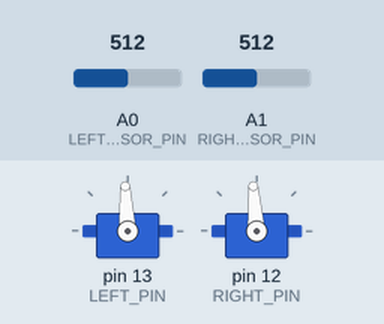
Simulated run of this sketch. Board: Arduino Uno, built with avr-gcc and run on an emulated ATmega328P. On the bench: 2 × servo. The inputs (shaded band) are chosen by the test bench; at power-on: A1 (RIGHT_SENSOR_PIN) = 512, A0 (LEFT_SENSOR_PIN) = 512. What the sketch prints to the serial monitor is not drawn.

Above: at 4.2 s.
4.3 s: A1 (RIGHT_SENSOR_PIN) set to 540
5.8 s: A1 (RIGHT_SENSOR_PIN) set to 560
7.8 s: A0 (LEFT_SENSOR_PIN) set to 536
9.3 s: A0 (LEFT_SENSOR_PIN) set to 569
11.3 s: A1 (RIGHT_SENSOR_PIN) set to 306
Timing chart, 0 to 14.3 s (numbered marks = the images above; inputs shaded):
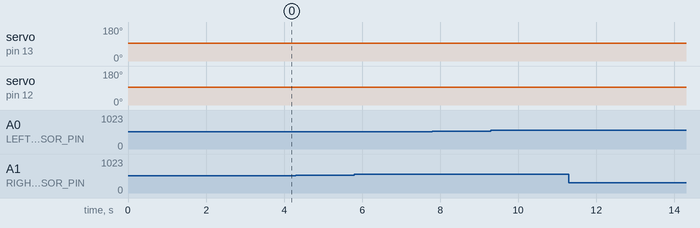

The sketch:

RaceTrack.ino
```cpp
#include <Servo.h>

Servo leftServo;
Servo rightServo;

#define LEFT_PIN   13
#define RIGHT_PIN  12
#define LEFT_STOP  1507        // servo-specific neutral pulse (calibrated)
#define RIGHT_STOP 1507        // servo-specific neutral pulse (calibrated)

#define LEFT_SENSOR_PIN  A0    // swap with A1 if you rearranged the sensors
#define RIGHT_SENSOR_PIN A1

#define ON_LINE_THRESH 550     // > this = on black line; < this = on white

// Tuning for the irregular course: slow and responsive so tight hairpins can
// be tracked without overshooting.
#define BASE_SPEED  5          // lowered: hairpins need time to turn
#define TURN_DIV    30         // proportional divisor; lower = more responsive
#define TURN_CAP    55         // correction limit; raised = authority on tight curves
#define PIVOT_HARD  40         // recovery pivot strength

int lastDir = 1;               // last side the line was seen on:
                               // +1 = toward RIGHT sensor, -1 = toward LEFT
unsigned long lastPrintTime = 0;
#define PRINT_INTERVAL_MS 100  // throttle Serial so prints don't slow the loop

void setup() {
  Serial.begin(9600);
  leftServo.attach(LEFT_PIN);
  rightServo.attach(RIGHT_PIN);
  leftServo.writeMicroseconds(LEFT_STOP);
  rightServo.writeMicroseconds(RIGHT_STOP);
  delay(3000);                 // pause to position the robot at the start
}

// Dummy read + settle delay before the real read for a stable ADC value.
int readSensor(int pin) {
  analogRead(pin);
  delayMicroseconds(50);
  return analogRead(pin);
}

// Single-sensor edge-following with a four-state controller. The active
// sensor rides the line edge; the difference between the two readings sets a
// proportional steering correction. lastDir remembers which way the line went
// so the robot can hunt back toward it when both sensors lose the line.
void loop() {
  int left  = readSensor(LEFT_SENSOR_PIN);
  int right = readSensor(RIGHT_SENSOR_PIN);

  bool leftBlack  = (left  > ON_LINE_THRESH);
  bool rightBlack = (right > ON_LINE_THRESH);

  int leftSpeed, rightSpeed;
  const char* state;

  if (leftBlack && !rightBlack) {
    // ON TARGET: left sensor rides the line, right on white. Steer proportionally.
    int turn = constrain((left - right) / TURN_DIV, -TURN_CAP, TURN_CAP);
    leftSpeed  = BASE_SPEED - turn;
    rightSpeed = BASE_SPEED + turn;
    lastDir = -1;                     // line is toward the LEFT sensor
    state = "TRACK";
  }
  else if (!leftBlack && !rightBlack) {
    // Both white: line has slipped away. Correct toward where it was last seen.
    int turn = constrain((ON_LINE_THRESH - min(left, right)) / TURN_DIV, 0, TURN_CAP);
    leftSpeed  = BASE_SPEED + (lastDir * turn);
    rightSpeed = BASE_SPEED - (lastDir * turn);
    state = "SEARCH";
  }
  else if (leftBlack && rightBlack) {
    // Both black: squarely on the line (or a tight corner). Ease forward.
    leftSpeed  = BASE_SPEED;
    rightSpeed = BASE_SPEED;
    state = "BOTH";
  }
  else {
    // Right black, left white: line has crossed to the right sensor.
    int turn = constrain((right - left) / TURN_DIV, -TURN_CAP, TURN_CAP);
    leftSpeed  = BASE_SPEED + turn;
    rightSpeed = BASE_SPEED - turn;
    lastDir = 1;                      // line is toward the RIGHT sensor
    state = "R-TRACK";
  }

  leftSpeed  = constrain(leftSpeed,  -150, 150);
  rightSpeed = constrain(rightSpeed, -150, 150);

  // Mirrored servo mounting: LEFT minus, RIGHT plus so equal speeds go straight.
  leftServo.writeMicroseconds(LEFT_STOP  - leftSpeed);
  rightServo.writeMicroseconds(RIGHT_STOP + rightSpeed);

  // Throttled debug output.
  unsigned long now = millis();
  if (now - lastPrintTime >= PRINT_INTERVAL_MS) {
    lastPrintTime = now;
    Serial.print("L:");   Serial.print(left);
    Serial.print(" R:");  Serial.print(right);
    Serial.print(" ");    Serial.print(state);
    Serial.print(" dir:"); Serial.print(lastDir);
    Serial.print(" Ls:"); Serial.print(leftSpeed);
    Serial.print(" Rs:"); Serial.println(rightSpeed);
  }
}
```

Measured:
- after the input at 4.3 s, every drawn part: stays the same
- after the input at 5.8 s, every drawn part: stays the same
- after the input at 7.8 s, every drawn part: stays the same
- after the input at 9.3 s, every drawn part: stays the same
- after the input at 11.3 s, servo on pin 13 (LEFT_PIN): 93° → 94° at once; servo on pin 12 (RIGHT_PIN): 94° → 95° at once
